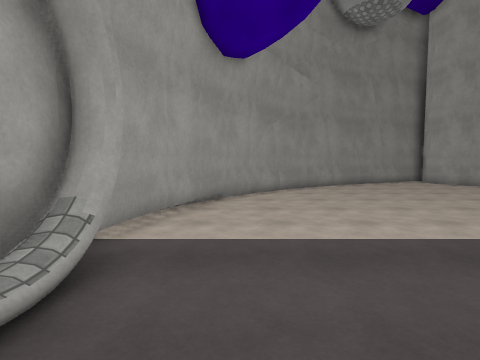
[1] (above)

15 first-person views from a walk through a Unity game level. The camera is 1.5 m above the floor, tilts 4° down and sees 80° across. The floor is counted in squares, 1 m on a side. Each view is taken from the middle of a square. On the plan, view 1 faces up. The plan holds only what a view shows up to about 14 squares ahead; the rest is blank. The place goes on beyond the plan. Surface patterns are stand-ins for the level's own textures.

[2]
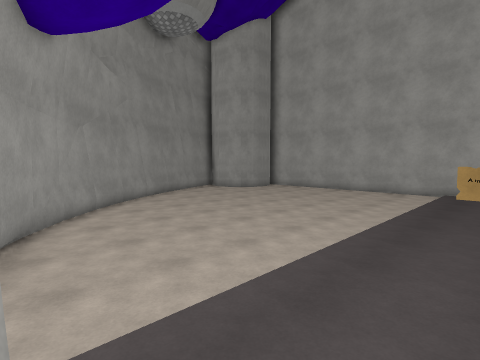

[3]
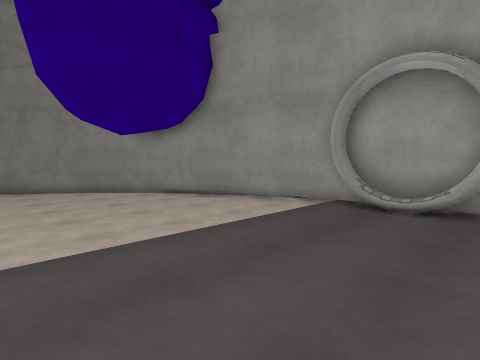

[4]
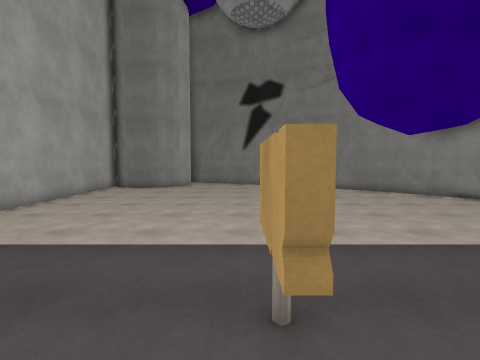

[5]
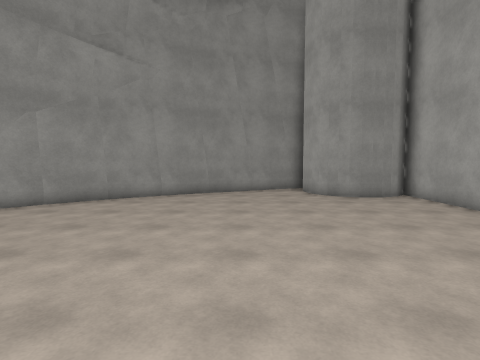

[6]
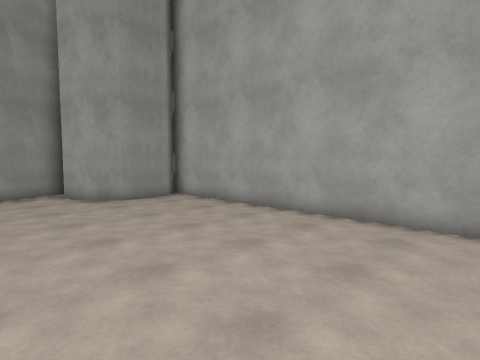

[7]
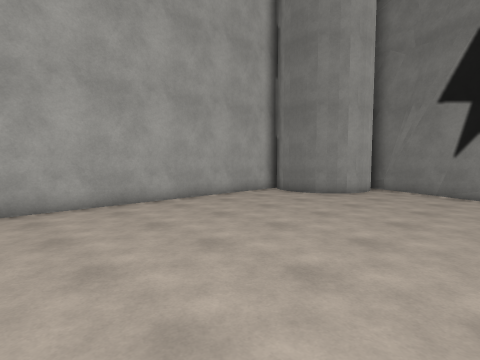

[8]
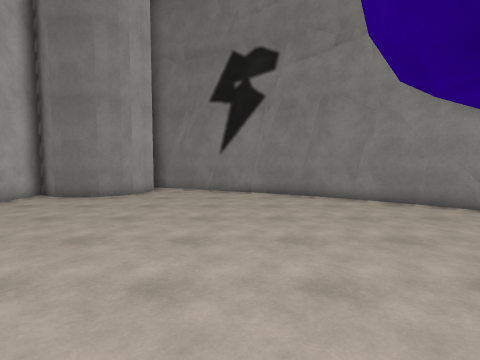

[9]
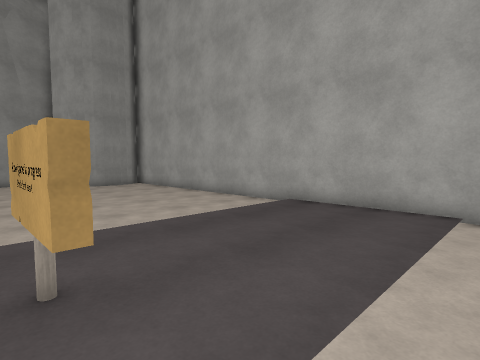

[10]
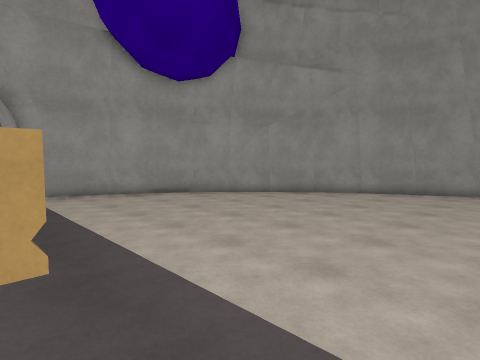

[11]
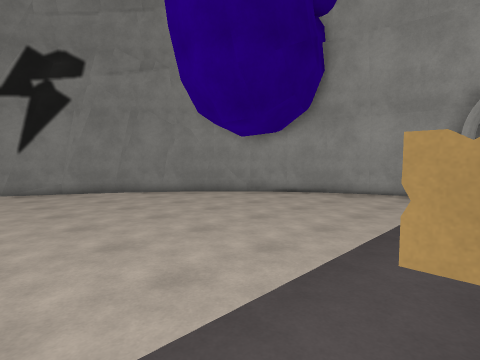

[12]
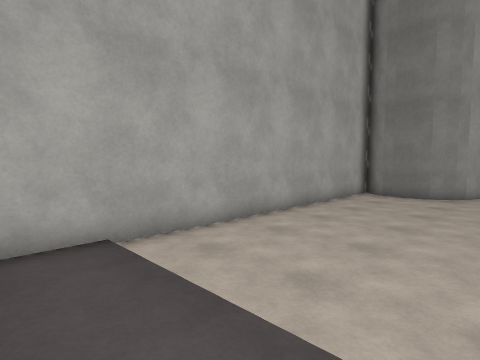

[13]
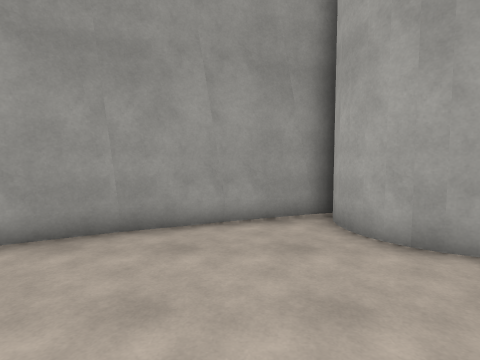

[14]
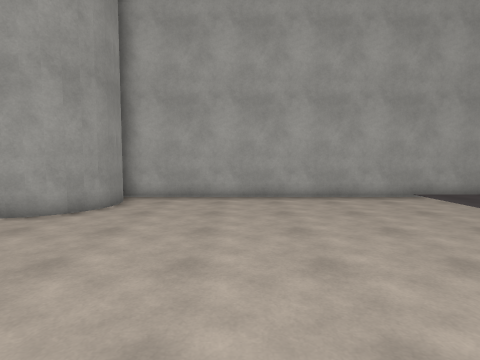

[15]
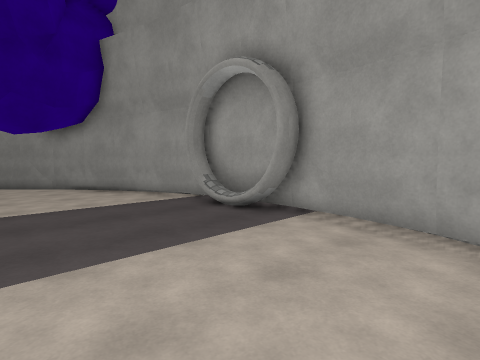

### Floor plan
Points are (right, up) in squares from view 1. A wall is a line through its corners. A room is listed if a view was taken in it or the views show most of it. See-through windows are left out.
Room 1 (views 1, 2, 3, 4, 5, 6, 7, 8, 9, 10, 11, 12, 13, 14, 15)
walls: (-2.8, 2.6) (-2.7, 0.6); (-2.8, 0.7) (-2.5, -1.1); (-2.5, -1) (-2, -3); (-2.7, 4.4) (-2.8, 2.5); (-2, -2.9) (-1.4, -4.7); (-2.4, 6.2) (-2.7, 4.3); (-1.4, -4.6) (-0.5, -6.3); (-2, 8) (-2.5, 6.1); (-0.6, -6.2) (0.5, -7.9); (-1.3, 9.7) (-2, 7.8); (0.4, -7.8) (1.4, -9.2); (0.5, -8) (2, -9.5); (1.7, -9.3) (3.7, -10.9); (0.6, 12.8) (-0.5, 11.5); (0.4, 12.9) (-0.5, 11.3) (-1.4, 9.5); (3.4, -10.7) (7.4, -13.3); (2, 14.2) (0.4, 12.6); (3.7, 15.5) (1.9, 14.1); (13.1, -11.9) (13.9, -11.4); (7.3, -13.1) (9.5, -14.2); (15.3, -11.4) (15.9, -11.8); (13.1, 16.6) (12.5, 17.4) (12.2, 18.3); (9, -14) (11.9, -15); (12.2, -13.8) (12.3, -13) (12.7, -12.2) (13.7, -11.5) (14.8, -11.3) (15.7, -11.6); (16.5, -12.4) (16.5, 17.1); (16.2, 16.7) (15.3, 16.2) (14.4, 16.1) (13.5, 16.4) (12.8, 17); (12.3, -14.3) (12.2, -13.5) (12.5, -12.6) (13.2, -11.7) (14.4, -11.3) (15.5, -11.5) (16.3, -12.1); (16.3, 16.8) (15.8, 16.4) (14.9, 16.1) (13.9, 16.2) (12.9, 16.8) (12.3, 17.8) (12.2, 18.6); (9.5, 19) (3.5, 15.7); (11.1, -14.8) (11.9, -14.8); (11.8, 19.5) (9.4, 18.7)
low walls: (5.5, 16.8) (3.6, 15.5)
objects: other object (-2, 0) to (-2, 1); other object (-2, 4) to (-2, 5); other object (9, 2) to (9, 3)

Where each view was taken, in squares from view 1:
view 1: 0 up, 0 right, facing up
view 2: 2 up, 2 left, facing up-right
view 3: 5 up, 7 right, facing down-left
view 4: 5 up, 9 right, facing down
view 5: 4 up, 9 right, facing up
view 6: 5 up, 9 right, facing up-right
view 7: 0 up, 7 right, facing down-right
view 8: 0 up, 8 right, facing down
view 9: 1 down, 8 right, facing up-right
view 10: 3 up, 11 right, facing up-left
view 11: 2 up, 11 right, facing down-left
view 12: 2 up, 11 right, facing down-right
view 13: 12 up, 10 right, facing up
view 14: 12 up, 5 right, facing right
view 15: 9 up, 4 right, facing down-left
